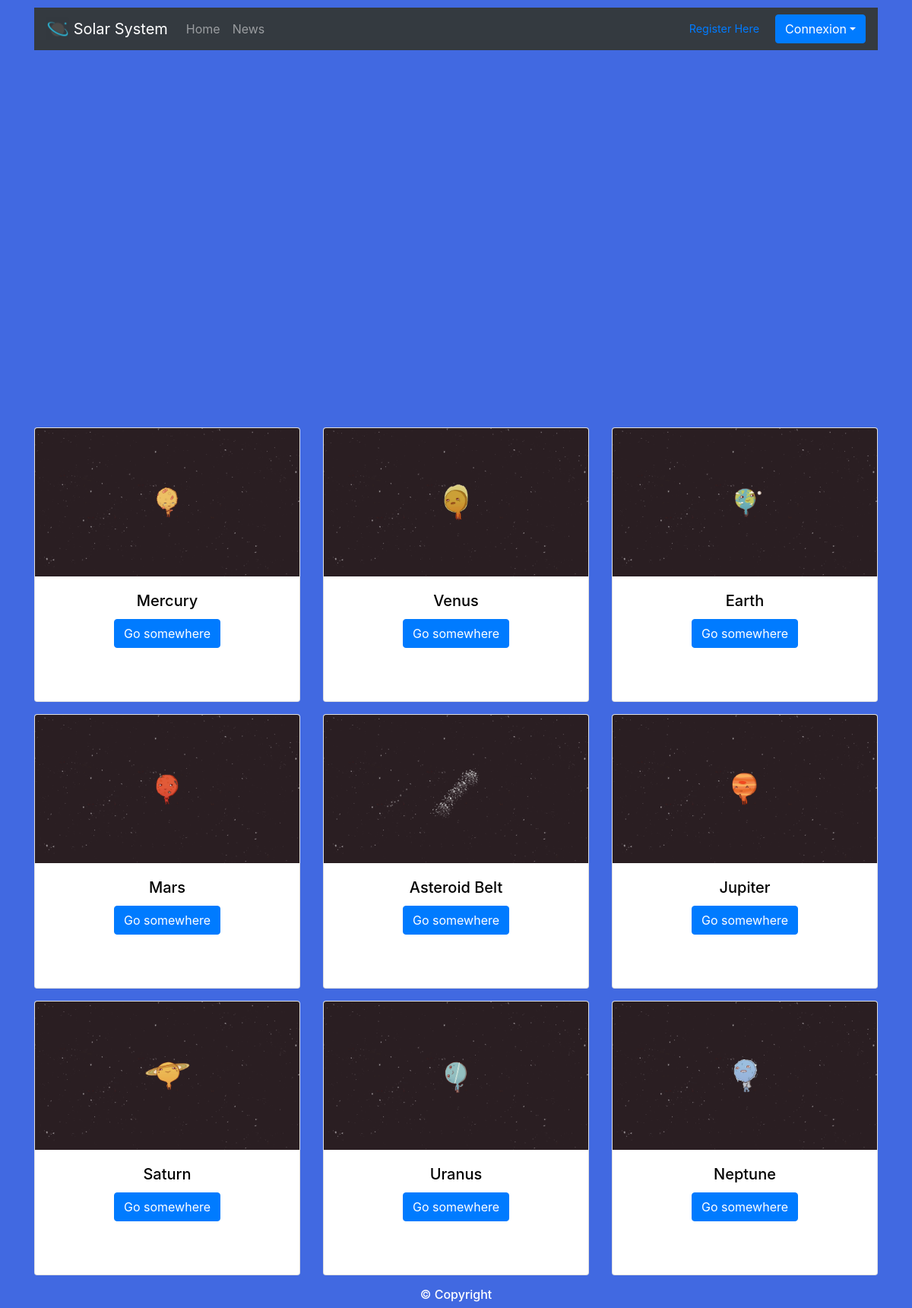
Page /index.php?page=news on the committed database.
### tables this page shows
CREATE TABLE IF NOT EXISTS `articles` (
  `id` int(11) NOT NULL AUTO_INCREMENT,
  `title` varchar(255) NOT NULL,
  `content` longtext NOT NULL,
  `imgurl` varchar(255) NOT NULL,
  `date` datetime NOT NULL,
  PRIMARY KEY (`id`)
);

### controllers/news.php (called while the page is built)
<?php
include(dirname(__FILE__) . '/../models/news.php');
$news = getNews();
include(dirname(__FILE__) . '/../views/news.php');

### core/Model.php (called while the page is built, shortened)
<?php
function isConnected()
{
	if (isset($_COOKIE['username'])) {
		return true;
	}
	else {
		return false;
	}
}
function getNews()
{
	global $db;
	$news = array();
	$req = $db->query('SELECT * FROM articles ORDER BY date');
	while ($data = $req->fetch()) {
		$news[] = $data;
	}
	return $news;
}

### core/Controller.php (called while the page is built)
<?php
include('Model.php');
$news = getNews();

### views/news.php (the view)
<?php
include('includes/header.php');
include('includes/banner.php');
?>
    <div class="container">
        <div class="row">
            <?php
            if (isset($_GET['id']) AND $_GET['id'] > 0) {
                $_GET['id'] = intval($_GET['id']);
                $id = getIdNews(array($_GET['id']));
                foreach ($id as $k) {
                    echo '
			<div class="col-xs-12">
			<div class="card mb-3">
			<img class="card-img-top" src="' . $k['imgurl'] . '" alt="Card image cap">
			<div class="card-body">
			<h4 class="card-title">' . $k['title'] . '</h4>
			<p class="card-text">' . $k['content'] . '</p>
			<a href="index.php?page=news" class="btn btn-primary pull-down">Go back</a>
			</div>
			</div>
			</div>';
                }
            }
            else {
                foreach ($news as $key) {
                    echo '
			<div class="col-xs-12 col-sm-6 col-md-4">
			<div class="card text-center mb-3">
			<img class="card-img-top" src="' . $key['imgurl'] . '" alt="Card image cap">
			<div class="card-body">
			<h5 class="card-title">' . substr($key['title'], 0, 50) . '</h5>
			<a href="index.php?page=news&id=' . $key['id'] . '" class="btn btn-primary">Go somewhere</a>
			</div>
			</div>
			</div>
			';
                }}
            ?>
        </div>
    </div>
<?php
include('includes/footer.php')
?>

### index.php (shortened to what this page needs)
<?php
require_once ("core/Controller.php");
if(!empty($_GET['page']) AND is_file('controllers/' . $_GET['page'] . '.php'))
{
	include ('controllers/' . $_GET['page'] . '.php');
}
else {
	include ('controllers/index.php');
}
?>

### views/includes/header.php (shortened to what this page needs)
<!DOCTYPE html>
<html lang="en">
<head>
	<link href="http://maxcdn.bootstrapcdn.com/bootstrap/4.0.0/css/bootstrap.min.css" rel="stylesheet">
	<link rel="stylesheet" href="http://maxcdn.bootstrapcdn.com/bootstrap/4.0.0/css/bootstrap-theme.min.css">
	<link rel="stylesheet" href="./css/style.css">
</head>
<?php include 'navbar.php'; ?>

### views/includes/navbar.php (shortened to what this page needs)
<body>
	<div class="container">
		<nav class="navbar navbar-expand-lg navbar-dark bg-dark">
			<a class="navbar-brand" href="./index.php"><img src="./img/planet-512.png" width="30" height="30" class="d-inline-block align-top" alt=""> Solar System</a>
			<div class="collapse navbar-collapse" id="navbarSupportedContent">
				<ul class="navbar-nav mr-auto">
					<li class="nav-item">
						<a class="nav-link" href="./index.php">Home<span class="sr-only"></span></a>
					</li>
					<li class="nav-item">
						<a class="nav-link" href="./index.php?page=news">News</a>
					</li>
				</ul>
			</div>
			<ul class="nav navbar-nav navbar-right">
				<li class="dropdown nav-item">
					<?php if(isConnected()) {
						echo '
						<a href="./index.php?page=connect" class="btn btn-secondary">
								Deconnexion
							</a>';
					}
					else {
						echo '
						<a href="index.php?page=register" class="mr-3"><small>Register Here</small></a>
						<a href="#" class="dropdown-toggle btn btn-primary" data-toggle="dropdown">Connexion<span class="caret"></span></a>';
					} ?>
				</li>
			</ul>
		</nav>
	</div>

### views/includes/banner.php (shortened to what this page needs)
<div class="container">
	<div class="row">
		<div class="col-md-12">
			<div id="carouselBanner" class="carousel slide mb-5 mt-5" data-ride="carousel">
			</div>
		</div>
	</div>
</div>

### views/includes/footer.php (shortened to what this page needs)
<div class="container text-center">
	<h6>&copy; Copyright</h6>
</div>
</body>
</html>

### css/style.css (style rules this page uses)
body { padding-top: 10px; background-color: RoyalBlue; color: white; }
.nav { float:none; margin:0 auto; display: block; text-align: center; font-size: 18px; }
.nav > li { display: inline-block; float:none; }
.carousel { border-radius: 55px 55px 55px 55px; overflow: hidden; }
#carouselBanner { height: 400px; }
.card img { max-height: 195px; object-fit: cover; }
.card-body { color: black; padding-bottom: 70px; }

### rows in the picture
articles: imgurl (picture), title "Mercury"
articles: imgurl (picture), title "Venus"
articles: imgurl (picture), title "Earth"
articles: imgurl (picture), title "Mars"
articles: imgurl (picture), title "Asteroid Belt"
articles: imgurl (picture), title "Jupiter"
articles: imgurl (picture), title "Saturn"
articles: imgurl (picture), title "Uranus"
articles: imgurl (picture), title "Neptune"
